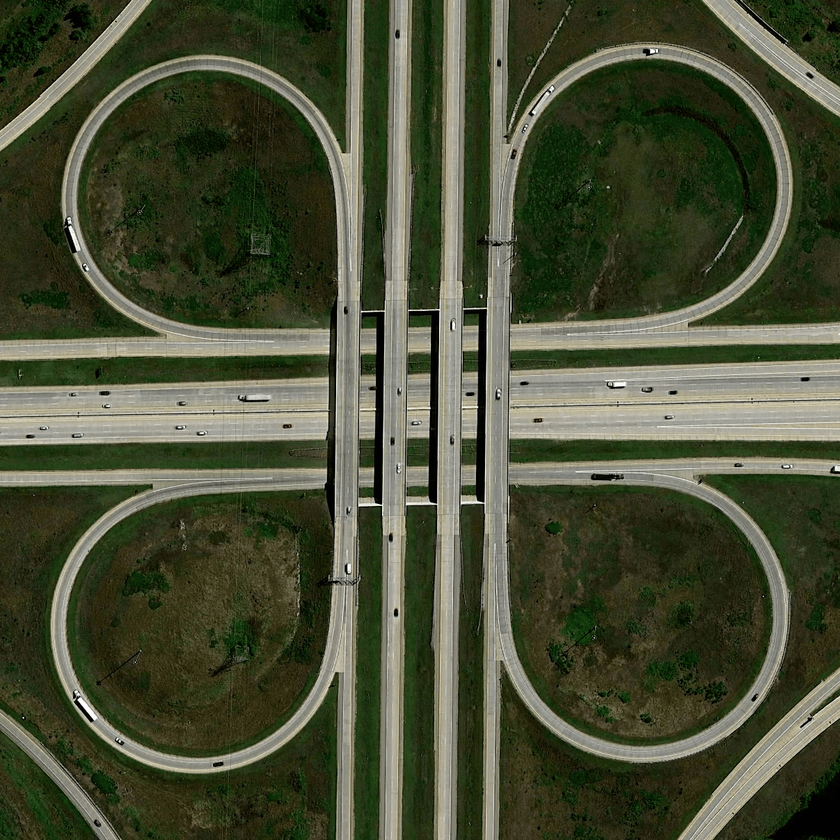
#> input picture A1/Cloverleaf Bridge/cloverleaf_interchange.png, 840 x 840 px, shrunk from 1207 x 1207 before the run
$ jupyter execute q1.ipynb   (shell and % lines are left out)
#> lines starting #> are read from the running program, lines starting #| are printed output that depends on the picture; after the words box and inside, x2 and y2 are one past the last pixel; in counts of white or black regions, pixels touching at a corner belong together
[cell 1]
import cv2
import numpy as np
import matplotlib.pyplot as plt

def load_and_explore_image(file_path):
    # Load the image
#> called with file_path = 'cloverleaf_interchange.png'
    image = cv2.imread(file_path, cv2.IMREAD_COLOR)
#> image is the input picture: shape (840, 840, 3); mean B, G, R 53.8, 77.7, 72.3
    if image is None:
        raise ValueError("Image could not be loaded. Check the file path.")
        # Convert BGR to RGB for display with matplotlib
    rgb_image = cv2.cvtColor(image, cv2.COLOR_BGR2RGB)
    plt.imshow(rgb_image)
    plt.title("Image")
    plt.axis('off')
    plt.show()
    dimensions = image.shape
#> dimensions = (840, 840, 3)
    min_val, max_val = image.min(), image.max()
#> min_val = 0; max_val = 255
    print(f"Image Dimensions: {dimensions}")
#| Image Dimensions: (840, 840, 3)
    print(f"Pixel Value Range: {min_val} to {max_val}")
#| Pixel Value Range: 0 to 255
    histogram = np.zeros(256, dtype=int)
    grayscale_image = cv2.cvtColor(image, cv2.COLOR_BGR2GRAY)
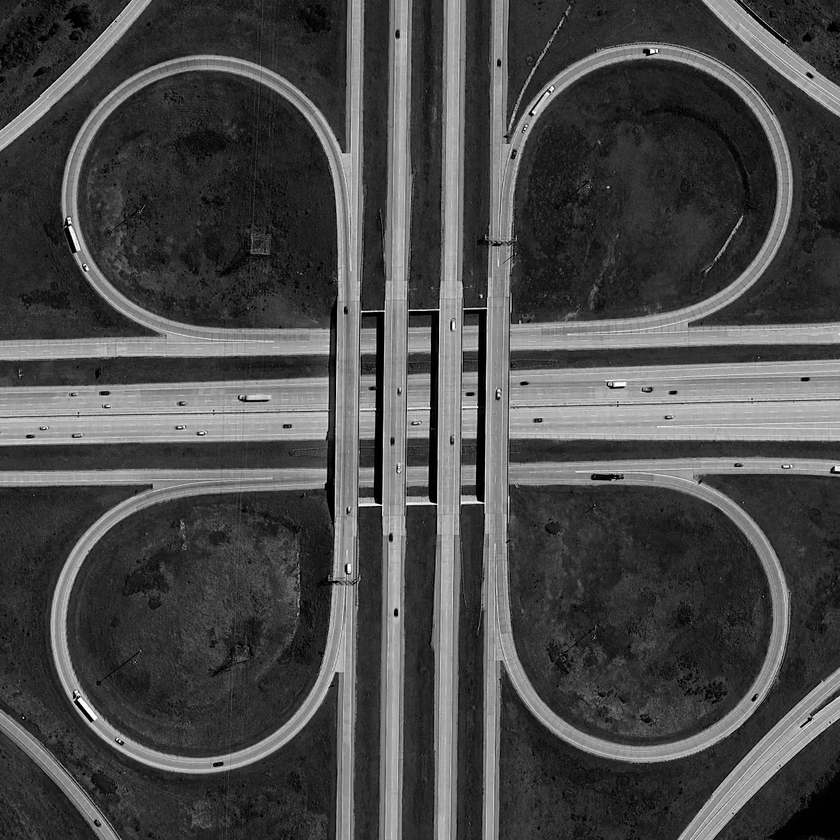
#> grayscale_image: shape (840, 840); min 0, max 255, mean 73.3
    for pixel in grayscale_image.ravel():
        histogram[pixel] += 1
#> this loop made 705600 passes
#> pixel on passes 1 to 3: 25, 26, 30
#> after the loop, histogram = 256 values, max 17461 at index 42, min 8 at index 242, mean 2756.2
    opencv_hist = cv2.calcHist([cv2.cvtColor(image, cv2.COLOR_BGR2GRAY)], [0], None, [256], [0, 256]).flatten()
#> opencv_hist has the same summary as histogram
    plt.figure(figsize=(12, 6))

    plt.subplot(1, 2, 1)
    plt.bar(range(256), histogram, color='blue')
    plt.title("Custom Histogram")
    plt.xlabel("Pixel Intensity")
    plt.ylabel("Frequency")

    plt.subplot(1, 2, 2)
    plt.plot(opencv_hist, color='orange')
    plt.title("OpenCV Histogram")
    plt.xlabel("Pixel Intensity")
    plt.ylabel("Frequency")

    plt.tight_layout()
    plt.show()
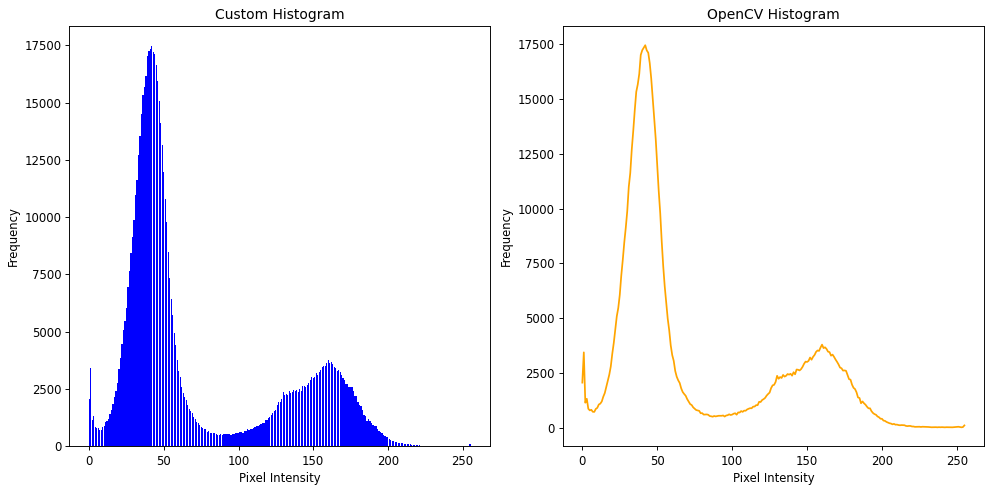
#> figure drawn by matplotlib, 2 panels; panel 1: tallest bar 17461 high, from x = 41.6 to 42.4; panel 2: curve peaks at x = 42, y = 17461

    # Subtract the histograms
    histogram_difference = histogram - opencv_hist
#> histogram_difference = 256 values from 0 to 0

# Plot the difference
    plt.figure(figsize=(12, 6))
    plt.bar(range(256), histogram_difference, color='purple')
    plt.title("Difference between Custom Histogram and OpenCV Histogram")
    plt.xlabel("Pixel Intensity")
    plt.ylabel("Difference in Frequency")
    plt.show()
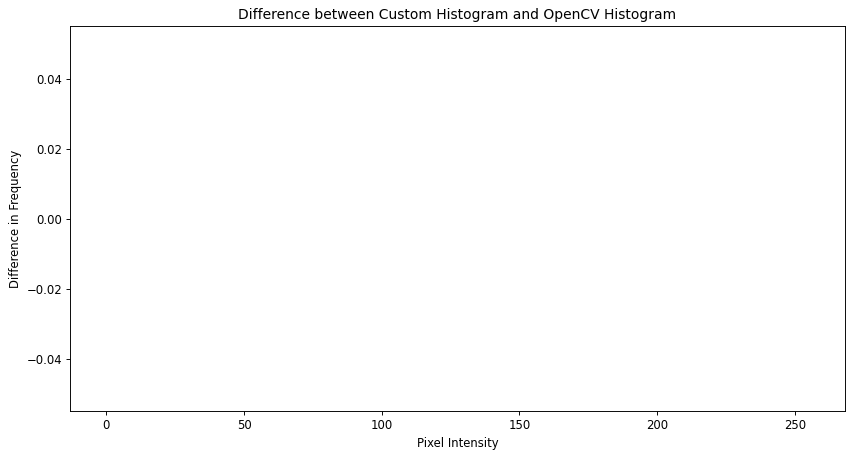
#> figure drawn by matplotlib, 1 panel
    return image

image_path = 'cloverleaf_interchange.png'

image = load_and_explore_image(image_path)

There arent any differences in the output of our custom histogram and opencvs histogram , the main difference lies in the way they are made,
More specifically OpenCV's calchist() function is highly optimised and implemented in C/C++ enabling faster lower level optimisations that arent possible with the custom histogram implementation done in python (incurring python overhead)

[cell 2]
def preprocess_image(image):
    # Step 1: Convert to grayscale
    grayscale = cv2.cvtColor(image, cv2.COLOR_BGR2GRAY)
    plt.imshow(grayscale,cmap="gray")
    plt.title("Grayscale Image")
    plt.axis('off')
    plt.show()

    # Step 2: Noise reduction using Gaussian Blur
    blurred = cv2.GaussianBlur(grayscale, (5, 5), 0)
    plt.imshow(blurred,cmap="gray")
    plt.title("Blurred image")
    plt.axis('off')
    plt.show()

    # Step 3: Edge detection using Canny
    edges = cv2.Canny(blurred, 50, 150)
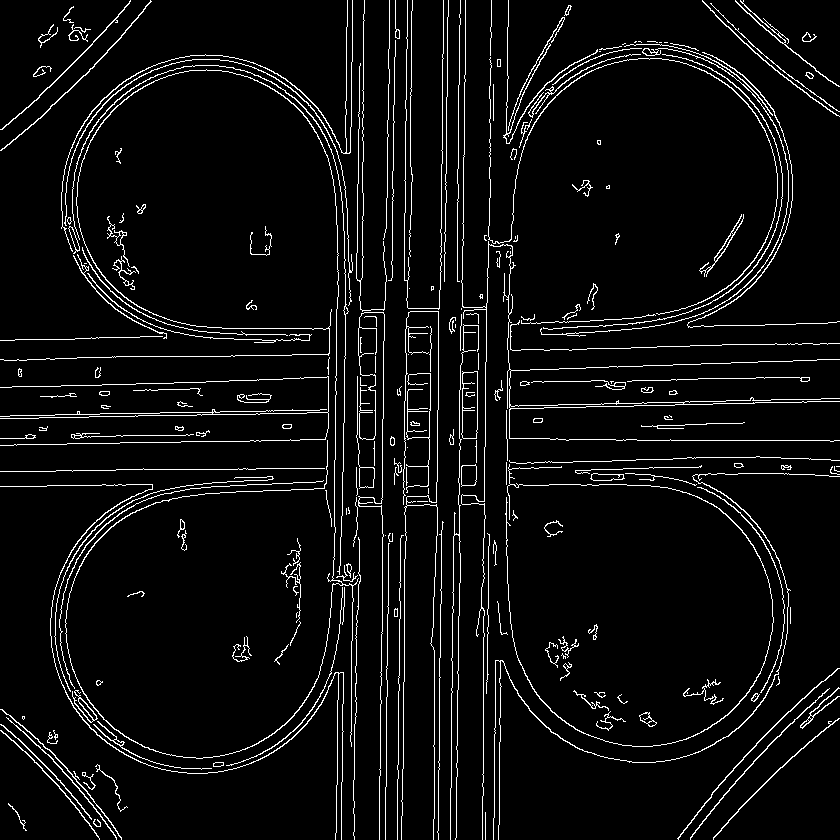
#> edges: shape (840, 840); 5.4% white in thin lines or dots
    plt.imshow(edges,cmap="gray")
    plt.title("Edges detected")
    plt.axis('off')
    plt.show()

    return edges

preprocessed_image = preprocess_image(image)

Justifications for such preprocessing steps are as follows ,

Use of Grayscale image instead of rgb image reduces the channels to be processed from 3 to 1 enabling faster computation since colour information is irrelevant compared to intensity differences of the overall image for this specific task

Then we blurr the image since we will be doing edge detection next , so blurring the image will cause the noise artifacts to be curbed a bit so they dont show up as false edges , also it will smoothen the image for better processing.

Lastly we do Canny edge detection reasons:
1.Reason for using this over other edge detection methods is because of its double thresholding , which retains weaker edges connected to strong edges but discards isolated weak edges (likely noise)
2.Since we will be performing Hough's circle transform later on , canny's gradient specific edge detection aligns with the requirements (gives sharp well-localised edges crucial for houghs transform)

[cell 3]
def detect_cloverleaves(image, edges):
    # Step 1: Detect circles using Hough Circle Transform
    circles = cv2.HoughCircles(
        edges,
        cv2.HOUGH_GRADIENT,
        dp=1.2,
        minDist=500,        # Minimum distance between circles
        param1=100,        # Canny edge detection threshold (higher)
        param2=30,         # Accumulator threshold for circle detection
        minRadius=150,      # Minimum circle radius
        maxRadius=200      # Maximum circle radius
    )
#> circles = [[201, 616.2, 151.8], [582.6, 210.6, 198], [653.4, 834.6, 159.7]]

    # Step 2: Visualize detected circles
    output_image = image.copy()
    if circles is not None:
        circles = np.uint16(np.around(circles))  # Round and convert to integer
#> circles = [[201, 616, 152], [583, 211, 198], [653, 835, 160]]
        for circle in circles[0, :]:
            x, y, r = circle
            # Draw the circle
            cv2.circle(output_image, (x, y), r, (0, 255, 0), 2)  # Green circle
            # Draw the center
            cv2.circle(output_image, (x, y), 2, (0, 0, 255), 3)  # Red center
#> this loop made 3 passes
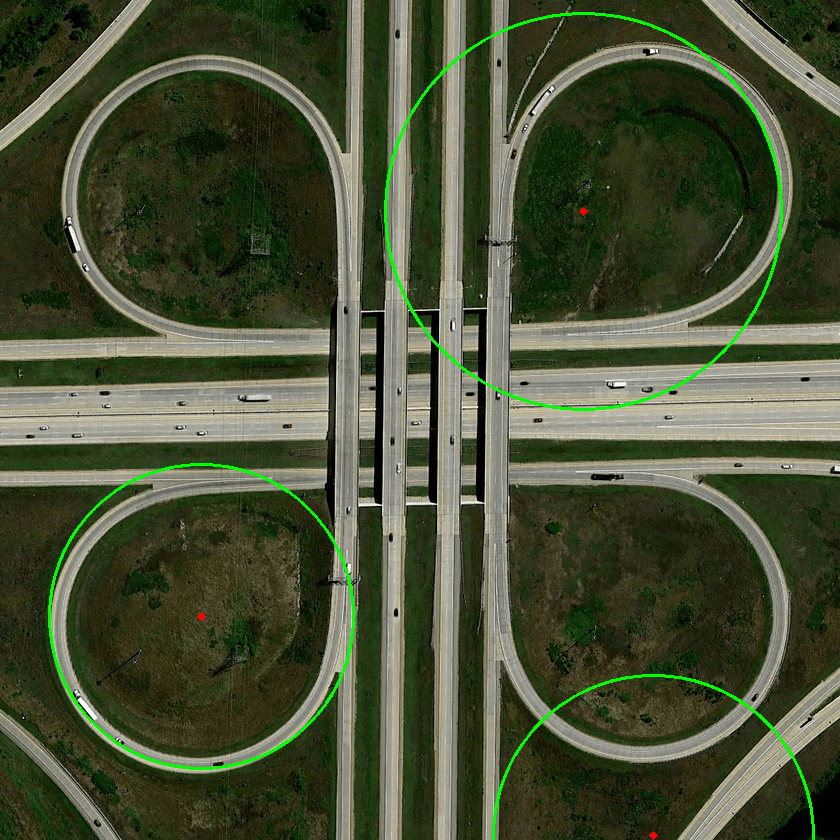
#> output_image: shape (840, 840, 3); 1.16% of pixels changed, all inside (x1, y1, x2, y2) = (48, 12, 815, 840)

    # Step 3: Display the result
    plt.imshow(cv2.cvtColor(output_image, cv2.COLOR_BGR2RGB))
    plt.title("Detected Circles")
    plt.axis('off')
    plt.show()

    return output_image, circles

# Use the edge-detected image from the preprocessing step
output_image, detected_circles = detect_cloverleaves(image, preprocessed_image)
#> detected_circles has the same summary as circles in detect_cloverleaves

# Print details about detected circles
if detected_circles is not None:
    print("Detected circles (x, y, radius):")
    for circle in detected_circles[0, :]:
        print(circle)
#> this loop made 3 passes
#| [201 616 152]
#| [583 211 198]
#| [653 835 160]
else:
    print("No circles detected.")

Impact of preprocessing on houghs circle transform:
Grayscale conversion helps reduce computation complexity (circle transform takes parameterisation of edges into 3d space) and makes it focus on structure of the object in the image instead of the colour variations.
Blurring helps with reducing noisy artifacts that might show up as edges and result in poor performance for hough transform
Lastly the gradient specific double thresholded edges detected using Canny edge detection ensures that Hough transform works as intended.

Explanation of Hough Transform:
Firstly the circles in 2d images can be represented by their centre coordinates (x and y) and their radius ,

So what hough transforms does is , when fed with an image of edge points , it makes each edge point cast a projection into a 3d parametric space of x,y,r meaning every edge point casts a projection into this space for the possible circles that it can be a part of (infinite but that is restrained by the parameters we give to the function) now as each edge point is processed , the edge pixels that are on circle cast projections again and again into a specific (x,y,r) coordinate in the 3d space,
finally after this mapping is done , the votes are stored in the space and a local maxima detector runs over the space with an accumulator threshold value , if it finds a coordinate crossing this , its decided that this circle with centre x,y and radius r exists in the original image

Some advantages are for this specific problem is that houghs transform will detect incomplete circles too (with a proper accumulator threshold value) since a cloverleaf isnt a full circle this is the perfect algorithm to use to detect it and its centre

Some challenges I faced were setting the right min_dist (minimum distance between detected circles) min and max radius , and thats basically it.

The cases where it can fail is mainly due to noise it might cause false detection of circles , if the noise edges are casting comparable number of votes as true circle edges then the detection scheme is ambiguous and wont be able to differentiate the fake from the true circles.

[cell 4]
def calculate_radii(image, circles):
    # Make a copy of the original image to annotate
    output_image = image.copy()

    # Check if any circles were detected
    if circles is not None:
        circles = np.uint16(np.around(circles))  # Round and convert to integer
        radii = []

        # Loop through detected circles
        for i, circle in enumerate(circles[0, :]):
            x, y, r = circle
            radii.append(r)  # Append the radius to the list

            # Draw the circle
            cv2.circle(output_image, (x, y), r, (0, 255, 0), 2)  # Green circle
            # Draw the center
            cv2.circle(output_image, (x, y), 2, (0, 0, 255), 3)  # Red center
            # Annotate the radius on the image
            cv2.putText(
                output_image,
                f"R={r}",
                (x - 50, y - 10),
                cv2.FONT_HERSHEY_SIMPLEX,
                0.6,
                (255, 255, 255),
                2,
                cv2.LINE_AA
            )
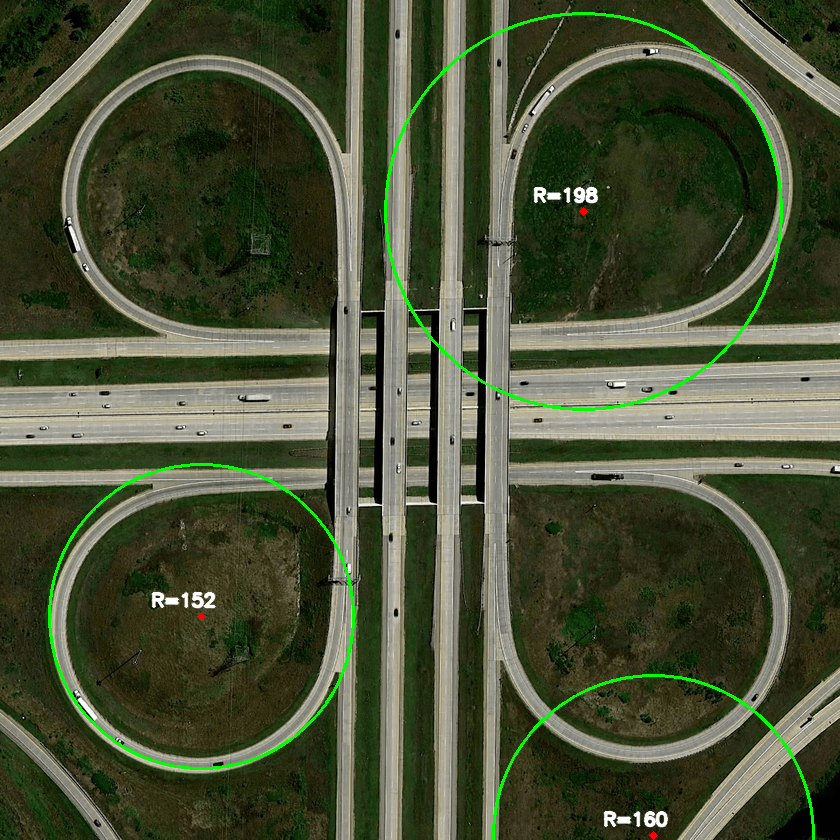
#> output_image: shape (840, 840, 3); 1.5% of pixels changed, all inside (x1, y1, x2, y2) = (48, 12, 815, 840)
#> after the loop, radii = [152, 198, 160]

        # Display the annotated image
        plt.imshow(cv2.cvtColor(output_image, cv2.COLOR_BGR2RGB))
        plt.title("Detected Circles with Radii")
        plt.axis('off')
        plt.show()

        # Print the radii
        print("Estimated Radii (in pixels):")
        print(radii)
#| [152, 198, 160]

        return radii
    else:
        print("No circles were detected.")
        return []

# Call the function to calculate and display radii
radii = calculate_radii(image, detected_circles)
#> radii = [152, 198, 160]

We are easily able to detect the radius from the detected circles because the very nature of Houghs circle transform provides us with centre and radius of the detected circles as the output

Now the challenging thing here is its unable to differentiate between the outer road lane and inner road lane (setting the min dist any lower causes noisy circles to arise) meaning some of the radius estimations are off by some pixels since its taking half circle from inner edge of road and half from outer

[cell 5]
def calculate_area(radii):
    areas = []
    for r in radii:
        area = np.pi * (r ** 2)  # Area of a circle
        areas.append(area)
#> this loop made 3 passes
#> (r, area) on passes 1 to 3: (152, 72583.4), (198, 123163), (160, 80424.8)
#> after the loop, areas = [72583.4, 123163, 80424.8]
    return areas

# Call the function and calculate the areas
areas = calculate_area(radii)
#> areas = [72583.4, 123163, 80424.8]
def calculate_area_pixel_count(image, circles):
    # Create a blank black image the same size as the input
    mask = np.zeros(image.shape[:2], dtype=np.uint8)

    if circles is not None:
        circles = np.uint16(np.around(circles))  # Round and convert to integer
        areas = []

        for i, circle in enumerate(circles[0, :]):
            x, y, r = circle

            # Draw a filled circle on the mask
            cv2.circle(mask, (x, y), r, 255, -1)

            # Count the number of white pixels inside the circle
            area = np.sum(mask == 255)
            areas.append(area)

            # Reset the mask for the next circle
            mask[:, :] = 0
#> this loop made 3 passes
#> (x, y, r, area) on passes 1 to 3: (201, 616, 152, 72533), (583, 211, 198, 123121), (653, 835, 160, 41627)
#> mask: shape (840, 840); every value is 0
#> after the loop, areas = [72533, 123121, 41627]

        return areas
    else:
        print("No circles detected.")
        return []

# Call the function to calculate areas by pixel count
pixel_areas = calculate_area_pixel_count(image, detected_circles)
#> pixel_areas = [72533, 123121, 41627]

# Print the results
print("Approximate Areas assuming perfect circle:")
for i, area in enumerate(areas):
    print(f"Cloverleaf {i + 1}: {area:.2f} square pixels")
#> this loop made 3 passes
#> area on passes 1 to 3: 72583.4, 123163, 80424.8
#| Cloverleaf 1: 72583.36 square pixels
#| Cloverleaf 2: 123163.00 square pixels
#| Cloverleaf 3: 80424.77 square pixels

print("Approximate Areas (via Pixel Counting, in square pixels):")
for i, area in enumerate(pixel_areas):
    print(f"Cloverleaf {i + 1}: {area} square pixels")
#> this loop made 3 passes
#> area on passes 1 to 3: 72533, 123121, 41627
#| Cloverleaf 1: 72533 square pixels
#| Cloverleaf 2: 123121 square pixels
#| Cloverleaf 3: 41627 square pixels
# Print the results

nearly similar results , but I have one more thing in mind , the cloverleaf isnt exactly a perfect circle , from how I see it , its more like 3/4th circle and the rest is a square (side_length = radius), so i will print this area too for exploration and completion

[cell 6]
def calculate_area_hypothetical(radii):
    areas = []
    for r in radii:
        area = (r ** 2) * (3 * np.pi / 4 + 1)   # Area of a circle
        areas.append(area)
#> this loop made 3 passes
#> (r, area) on passes 1 to 3: (152, 77541.5), (198, 131576.2), (160, 85918.6)
#> after the loop, areas = [77541.5, 131576.2, 85918.6]
    return areas

areas = calculate_area_hypothetical(radii)
#> areas = [77541.5, 131576.2, 85918.6]

print("Approximate Areas assuming 3 quarters circle and a square:")
for i, area in enumerate(areas):
    print(f"Cloverleaf {i + 1}: {area:.2f} square pixels")
#> this loop made 3 passes
#> area on passes 1 to 3: 77541.5, 131576.2, 85918.6
#| Cloverleaf 1: 77541.52 square pixels
#| Cloverleaf 2: 131576.25 square pixels
#| Cloverleaf 3: 85918.58 square pixels
